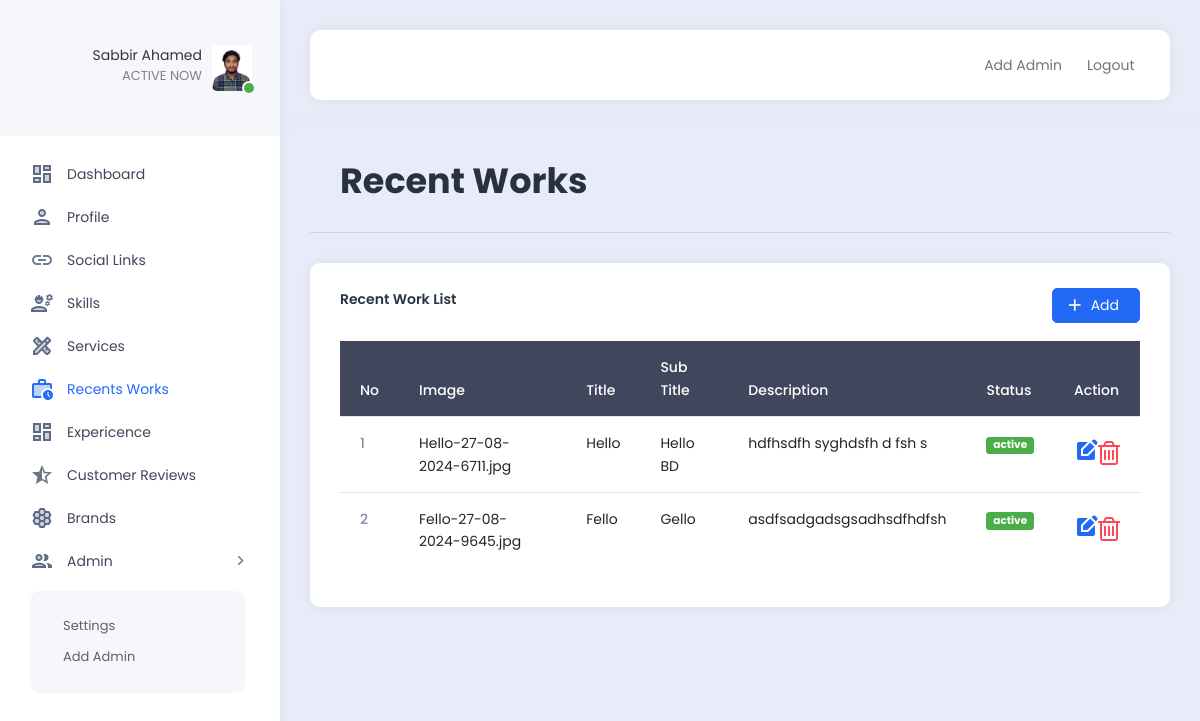
Page /admin/recent_works.php (signed in) on the committed database.
### tables this page shows
CREATE TABLE `recent_works` (
  `id` int NOT NULL,
  `title` varchar(200) NOT NULL,
  `sub_title` varchar(200) NOT NULL,
  `description` longtext NOT NULL,
  `status` varchar(200) NOT NULL DEFAULT 'deactive',
  `image` varchar(200) NOT NULL DEFAULT 'default.jpg'
);

### admin/recent_works.php (the view)
<?php
include ("config/database_conn.php");
include ("extends/header.php");
$recent_work_query = "SELECT * FROM recent_works";
$recent_works = mysqli_query($db,$recent_work_query);
?>
<div class="row">
    <div class="col">
        <div class="page-description">
            <h1>Recent Works</h1>
        </div>
    </div>
</div>
<div class="row">
    <div class="col">
        <div class="card">
            <div class="card-header">
                <div class="d-grid gap-2 d-flex justify-content-between">
                <p>Recent Work List</p>
                <form action="addWorks.php" method="POST">
                    <button name="editbtn" class="btn btn-primary"><i class="material-icons">add</i>Add</button>
                </form>
                </div>
            </div>
            <div class="card-body">
            <div class="example-content">
            <table class="table">
        <thead class="table-dark">
            <tr>
                <th scope="col">No</th>
                <th scope="col">Image</th>
                <th scope="col">Title</th>
                <th scope="col">Sub Title</th>
                <th scope="col">Description</th>
                <th scope="col">Status</th>
                <th scope="col">Action</th>
            </tr>
        </thead>
        <tbody>
            <tr>
            <?php
            $num = 1;
            foreach ($recent_works as $recent_work) {?>
                <th scope="row"><?= $num++?></th>
                <td><?=($recent_work['image'])?></td>
                <td><?=($recent_work['title'])?></td>
                <td><?= $recent_work['sub_title']?></td>
                <td><?=($recent_work['description'])?></td>
                <td>
                <a href="menuScript/works.php?statusid=<?= $recent_work['id'] ?>" class="<?= ($recent_work['status'] == 'deactive') ? 'badge bg-danger' : 'badge bg-success' ?> text-white"><?= $recent_work['status'] ?></a>
                </td>
                <td>
                        <div class="d-flex justify-content-around align-items-center">
                            <a href="editWork.php?editid=<?= $recent_work['id'] ?>" class="text-primary fa-2x">
                            <i class="material-icons">edit_square</i>
                            </a>
                            <a href="menuScript/works.php?deleteid=<?= $recent_work['id'] ?>" class="text-danger fa-2x">
                                <i class="fa fa-trash-o"></i>
                            </a>
                        </div>
                    </td>
                </tr>
            <?php }?>
        </tbody>
    </table>
</div>
            </div>
        </div>
    </div>
</div>

### admin/extends/header.php (shortened to what this page needs)
<?php
include ("config/database_conn.php");
     $explode = explode('/', $_SERVER['PHP_SELF']);
     $id = $_SESSION["author_id"];
     $link = end($explode);
     $adimg_query = "SELECT * FROM admins WHERE id='$id'";
     $conection = mysqli_query($db, $adimg_query);
     $user = mysqli_fetch_assoc($conection);
?>
<!DOCTYPE html>
<html lang="en">
<head>
    <link rel="stylesheet" href="https://cdnjs.cloudflare.com/ajax/libs/font-awesome/4.7.0/css/font-awesome.css" />
    <link href="assets/plugins/bootstrap/css/bootstrap.min.css" rel="stylesheet">
    <link href="assets/plugins/perfectscroll/perfect-scrollbar.css" rel="stylesheet">
    <link href="assets/plugins/pace/pace.css" rel="stylesheet">
    <link href="assets/css/main.min.css" rel="stylesheet">
    <link href="assets/css/custom.css" rel="stylesheet">
</head>
<body>
    <div class="app align-content-stretch d-flex flex-wrap">
        <div class="app-sidebar">
            <div class="logo">
                <a href="index.html" class="logo-icon"><span class="logo-text">SAVALON TECHNOLOGIES</span></a>
                <div class="sidebar-user-switcher user-activity-online">
                    <a href="#">
                    <?php if ($user['image'] == 'default.png') { ?>
                        <img src="../assets/images/profile/default/default.png" alt="img">
                        <?php }else{  ?>
                        <img src="assets\images\profile/uploads/<?= $user['image'] ?>">
                        <?php } ?>
                        <span class="activity-indicator"></span>
                        <span class="user-info-text"><?= $_SESSION["author_name"] ?><br><span class="user-state-info">ACTIVE NOW</span></span>
                    </a>
                </div>
            </div>
            <div class="app-menu">
                <ul class="accordion-menu">
                    <li class="<?= $link == 'index.php'?'active-page':''?>">
                        <a href="index.php" class="active"><i class="material-icons-two-tone">dashboard</i>Dashboard</a>
                    </li>
                    <li class="<?= $link == 'profile.php'?'active-page':''?>">
                        <a href="profile.php" class="active"><i class="material-icons-two-tone">person</i>Profile</a>
                    </li>
                    <li class="<?= $link == 'links.php'?'active-page':''?>">
                        <a href="links.php" class="active"><i class="material-icons-two-tone">link</i>Social Links</a>
                    </li>
                    <li class="<?= $link == 'skills.php'?'active-page':''?>">
                        <a href="skills.php" class="active"><i class="material-icons-two-tone">engineering</i>Skills</a>
                    </li>
                    <li class="<?= $link == 'services.php'?'active-page':''?>">
                        <a href="services.php" class="active"><i class="material-icons-two-tone">design_services</i>Services</a>
                    </li>
                    <li class="<?= $link == 'recent_works.php'?'active-page':''?>">
                        <a href="recent_works.php" class="active"><i class="material-icons-two-tone">work_history</i>Recents Works</a>
                    </li>
                    <li class="<?= $link == 'experience.php'?'active-page':''?>">
                        <a href="experience.php" class="active"><i class="material-icons-two-tone">dashboard</i>Expericence</a>
                    </li>
                    <li class="<?= $link == 'customer_reviews.php'?'active-page':''?>">
                        <a href="customer_reviews.php" class="active"><i class="material-icons-two-tone">star_half</i>Customer Reviews</a>
                    </li>
                    <li class="<?= $link == 'brands.php'?'active-page':''?>">
                        <a href="brands.php" class="active"><i class="material-icons-two-tone">hive</i>Brands</a>
                    </li>
                    <li>
                        <a href=""><i class="material-icons-two-tone">people</i>Admin<i class="material-icons has-sub-menu">keyboard_arrow_right</i></a>
                        <ul class="sub-menu">
                            <li>
                                <a href="settings.php">Settings</a>
                            </li>
                            <li>
                                <a href="add_admin.php">Add Admin</a>
                            </li>
                        </ul>
                    </li>
                </ul>
            </div>
        </div>
        <div class="app-container">
            <div class="app-header">
                <nav class="navbar navbar-light navbar-expand-lg">
                    <div class="container-fluid">
                        <div class="d-flex">
                            <ul class="navbar-nav">
                                <li class="nav-item hidden-on-mobile">
                                    <a class="nav-link " href="add_admin.php">Add Admin</a>
                                </li>
                                <li class="nav-item hidden-on-mobile">
                                    <a class="nav-link" href="extends/logout.php">Logout</a>
                                </li>
                            </ul>
                        </div>
                    </div>
                </nav>
            </div>
            <div class="app-content">
                <div class="content-wrapper">

### rows in the picture
recent_works: image "Hello-27-08-2024-6711.jpg", title "Hello", sub_title "Hello BD", description "hdfhsdfh syghdsfh d fsh s", status "active"
recent_works: image "Fello-27-08-2024-9645.jpg", title "Fello", sub_title "Gello", description "asdfsadgadsgsadhsdfhdfsh", status "active"

### other values in the picture
$_SESSION["author_name"] "Sabbir Ahamed"
